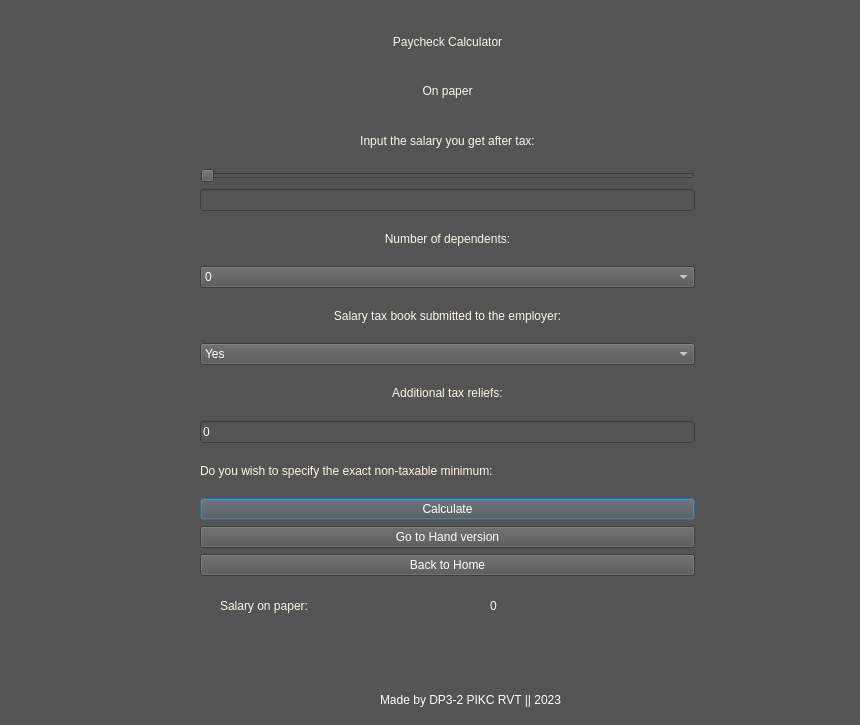
<?xml version="1.0" encoding="UTF-8"?>
<ui version="4.0">
 <class>Dialog</class>
 <widget class="QDialog" name="Dialog">
  <property name="geometry">
   <rect>
    <x>0</x>
    <y>0</y>
    <width>860</width>
    <height>725</height>
   </rect>
  </property>
  <property name="windowTitle">
   <string>Dialog</string>
  </property>
  <property name="styleSheet">
   <string notr="true">background-color: rgb(84, 84, 84);</string>
  </property>
  <widget class="QWidget" name="layoutWidget">
   <property name="geometry">
    <rect>
     <x>200</x>
     <y>20</y>
     <width>495</width>
     <height>556</height>
    </rect>
   </property>
   <layout class="QVBoxLayout" name="verticalLayout_3">
    <item>
     <layout class="QVBoxLayout" name="verticalLayout_2">
      <item>
       <layout class="QVBoxLayout" name="verticalLayout">
        <item>
         <widget class="QLabel" name="label">
          <property name="styleSheet">
           <string notr="true">color: rgb(255, 246, 230);
font: 28pt &quot;Rockwell&quot;;</string>
          </property>
          <property name="text">
           <string>Paycheck Calculator</string>
          </property>
          <property name="alignment">
           <set>Qt::AlignCenter</set>
          </property>
         </widget>
        </item>
        <item>
         <widget class="QLabel" name="label_2">
          <property name="styleSheet">
           <string notr="true">color: rgb(255, 246, 230);
font: 14pt &quot;Rockwell&quot;;</string>
          </property>
          <property name="text">
           <string>On paper</string>
          </property>
          <property name="alignment">
           <set>Qt::AlignCenter</set>
          </property>
         </widget>
        </item>
        <item>
         <widget class="QLabel" name="label_3">
          <property name="styleSheet">
           <string notr="true">color: rgb(255, 246, 230);
font: 18pt &quot;Rockwell&quot;;</string>
          </property>
          <property name="text">
           <string>Input the salary you get after tax:</string>
          </property>
          <property name="alignment">
           <set>Qt::AlignCenter</set>
          </property>
         </widget>
        </item>
        <item>
         <widget class="QSlider" name="salarySlider">
          <property name="minimum">
           <number>500</number>
          </property>
          <property name="maximum">
           <number>3000</number>
          </property>
          <property name="singleStep">
           <number>10</number>
          </property>
          <property name="orientation">
           <enum>Qt::Horizontal</enum>
          </property>
         </widget>
        </item>
        <item>
         <widget class="QLineEdit" name="salary">
          <property name="styleSheet">
           <string notr="true">color: rgb(255, 255, 255);
font: 15pt &quot;Rockwell&quot;;</string>
          </property>
         </widget>
        </item>
        <item>
         <widget class="QLabel" name="label_4">
          <property name="styleSheet">
           <string notr="true">color: rgb(255, 246, 230);
font: 14pt &quot;Rockwell&quot;;</string>
          </property>
          <property name="text">
           <string>Number of dependents:</string>
          </property>
          <property name="alignment">
           <set>Qt::AlignCenter</set>
          </property>
         </widget>
        </item>
        <item>
         <widget class="QComboBox" name="depBox">
          <property name="styleSheet">
           <string notr="true">color: rgb(255, 255, 255);
font: 15pt &quot;Rockwell&quot;;</string>
          </property>
          <item>
           <property name="text">
            <string>0</string>
           </property>
          </item>
          <item>
           <property name="text">
            <string>1</string>
           </property>
          </item>
          <item>
           <property name="text">
            <string>2</string>
           </property>
          </item>
          <item>
           <property name="text">
            <string>3</string>
           </property>
          </item>
          <item>
           <property name="text">
            <string>4</string>
           </property>
          </item>
          <item>
           <property name="text">
            <string>5</string>
           </property>
          </item>
          <item>
           <property name="text">
            <string>6</string>
           </property>
          </item>
          <item>
           <property name="text">
            <string>7</string>
           </property>
          </item>
          <item>
           <property name="text">
            <string>8</string>
           </property>
          </item>
          <item>
           <property name="text">
            <string>9</string>
           </property>
          </item>
         </widget>
        </item>
        <item>
         <widget class="QLabel" name="label_5">
          <property name="styleSheet">
           <string notr="true">color: rgb(255, 246, 230);
font: 14pt &quot;Rockwell&quot;;</string>
          </property>
          <property name="text">
           <string>Salary tax book submitted to the employer:</string>
          </property>
          <property name="alignment">
           <set>Qt::AlignCenter</set>
          </property>
         </widget>
        </item>
        <item>
         <widget class="QComboBox" name="taxBox">
          <property name="styleSheet">
           <string notr="true">color: rgb(255, 255, 255);
font: 15pt &quot;Rockwell&quot;;</string>
          </property>
          <item>
           <property name="text">
            <string>Yes</string>
           </property>
          </item>
          <item>
           <property name="text">
            <string>No</string>
           </property>
          </item>
         </widget>
        </item>
        <item>
         <widget class="QLabel" name="label_6">
          <property name="styleSheet">
           <string notr="true">color: rgb(255, 246, 230);
font: 14pt &quot;Rockwell&quot;;</string>
          </property>
          <property name="text">
           <string>Additional tax reliefs:</string>
          </property>
          <property name="alignment">
           <set>Qt::AlignCenter</set>
          </property>
         </widget>
        </item>
        <item>
         <widget class="QLineEdit" name="taxRelief">
          <property name="styleSheet">
           <string notr="true">color: rgb(255, 255, 255);
font: 15pt &quot;Rockwell&quot;;</string>
          </property>
          <property name="text">
           <string>0</string>
          </property>
          <property name="frame">
           <bool>true</bool>
          </property>
         </widget>
        </item>
        <item>
         <widget class="QLabel" name="label_7">
          <property name="styleSheet">
           <string notr="true">color: rgb(255, 246, 230);
font: 14pt &quot;Rockwell&quot;;</string>
          </property>
          <property name="text">
           <string>Do you wish to specify the exact non-taxable minimum:</string>
          </property>
         </widget>
        </item>
       </layout>
      </item>
      <item>
       <widget class="QPushButton" name="calculate">
        <property name="styleSheet">
         <string notr="true">color: rgb(255, 255, 255);
font: 12pt &quot;Rockwell&quot;;</string>
        </property>
        <property name="text">
         <string>Calculate</string>
        </property>
       </widget>
      </item>
      <item>
       <widget class="QPushButton" name="hand">
        <property name="styleSheet">
         <string notr="true">color: rgb(255, 255, 255);
font: 12pt &quot;Rockwell&quot;;</string>
        </property>
        <property name="text">
         <string>Go to Hand version</string>
        </property>
       </widget>
      </item>
     </layout>
    </item>
    <item>
     <widget class="QPushButton" name="home">
      <property name="styleSheet">
       <string notr="true">color: rgb(255, 255, 255);
font: 12pt &quot;Rockwell&quot;;</string>
      </property>
      <property name="text">
       <string>Back to Home</string>
      </property>
     </widget>
    </item>
   </layout>
  </widget>
  <widget class="QLabel" name="Salary">
   <property name="geometry">
    <rect>
     <x>490</x>
     <y>590</y>
     <width>201</width>
     <height>31</height>
    </rect>
   </property>
   <property name="styleSheet">
    <string notr="true">color: rgb(255, 246, 230);
font: 20pt
 &quot;Rockwell&quot;;</string>
   </property>
   <property name="text">
    <string>0</string>
   </property>
  </widget>
  <widget class="QLabel" name="label_10">
   <property name="geometry">
    <rect>
     <x>220</x>
     <y>590</y>
     <width>201</width>
     <height>31</height>
    </rect>
   </property>
   <property name="styleSheet">
    <string notr="true">color: rgb(255, 246, 230);
font: 20pt
 &quot;Rockwell&quot;;</string>
   </property>
   <property name="text">
    <string>Salary on paper:</string>
   </property>
  </widget>
  <widget class="QLabel" name="label_11">
   <property name="geometry">
    <rect>
     <x>380</x>
     <y>690</y>
     <width>201</width>
     <height>20</height>
    </rect>
   </property>
   <property name="styleSheet">
    <string notr="true">font: 10pt &quot;MS Shell Dlg 2&quot;;
color: rgb(255, 255, 255);</string>
   </property>
   <property name="text">
    <string>Made by DP3-2 PIKC RVT || 2023</string>
   </property>
  </widget>
 </widget>
 <resources/>
 <connections/>
</ui>
